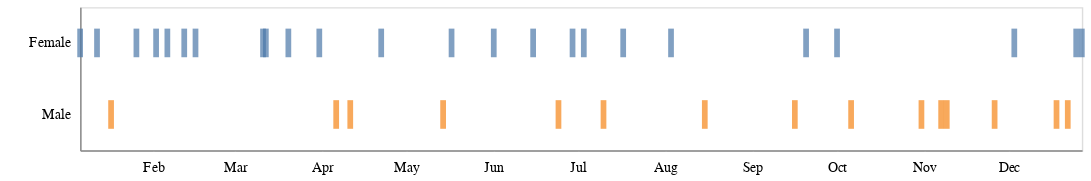

Notebook source saved alongside this figure:
### Markdown cell above
### Let's try books by author gender and month

### Code cell
#DESKTOP
alt.Chart(books).mark_tick(thickness=4,size=20).encode(
    x=alt.X('date',axis=alt.Axis(tickCount=12, format='%b', tickColor='#ffffff'), title=''),
    y=alt.Y('gender_description',axis=alt.Axis(tickCount=0, tickColor='#ffffff'), title=' '),
    color=alt.Color('gender_description', legend=None)
).configure_axis(
    grid=False).properties(height=100, width=700)

### Figure 1 — Vega-Lite specification as saved in the notebook (floating-point values rounded to 4 significant figures)
{"usermeta": {"embedOptions": {"theme": "vox"}}, "config": {"view": {"continuousWidth": 400, "continuousHeight": 300}, "axis": {"grid": false}}, "data": {"name": "data-8e391cabd5bc49dcb5a9fe358321c344"}, "mark": {"type": "tick", "size": 20, "thickness": 4}, "encoding": {"color": {"type": "nominal", "field": "gender_description", "legend": null}, "x": {"type": "temporal", "axis": {"format": "%b", "tickColor": "#ffffff", "tickCount": 12}, "field": "date", "title": ""}, "y": {"type": "nominal", "axis": {"tickColor": "#ffffff", "tickCount": 0}, "field": "gender_description", "title": " "}}, "height": 100, "width": 700, "$schema": "https://vega.github.io/schema/vega-lite/v4.8.1.json", "datasets": {"data-8e391cabd5bc49dcb5a9fe358321c344": [{"order": 1, "title": "How to Do Nothing", "author": "Jenny Odell", "pages": 240.0, "url": "https://www.goodreads.com/author/show/18614151.Jenny_Odell", "gender": "F", "type": "Non-Fiction", "subgenre": "Self Help", "avg_goodreads_rating": 3.97, "started": "2019-12-25T00:00:00", "date": "2020-01-06T00:00:00", "faves": null, "year": "2020", "days_to_read": 12, "gender_description": "Female"}, {"order": 2, "title": "Becoming Wise", "author": "Krista Tippett", "pages": 288.0, "url": "https://www.goodreads.com/book/show/25894085-becoming-wise", "gender": "F", "type": "Non-Fiction", "subgenre": "Spirituality", "avg_goodreads_rating": 4.15, "started": "2020-01-01T00:00:00", "date": "2020-01-12T00:00:00", "faves": "Y", "year": "2020", "days_to_read": 11, "gender_description": "Female"}, {"order": 3, "title": "Rework ", "author": "Jason Fried, David Hansson", "pages": 279.0, "url": "https://www.goodreads.com/book/show/6732019-rework?from_search=true&qid=TeHru4l6OG&rank=1", "gender": "M", "type": "Non-Fiction", "subgenre": "Business", "avg_goodreads_rating": 3.94, "started": "2020-01-12T00:00:00", "date": "2020-01-17T00:00:00", "faves": null, "year": "2020", "days_to_read": 5, "gender_description": "Male"}, {"order": 4, "title": "Minor Feelings", "author": "Cathy Park Hong", "pages": 224.0, "url": "https://www.goodreads.com/book/show/47544177-minor-feelings?from_search=true&qid=YwgnVM0MaX&rank=1", "gender": "F", "type": "Non-Fiction", "subgenre": "Essays", "avg_goodreads_rating": 4.53, "started": "2020-01-14T00:00:00", "date": "2020-01-26T00:00:00", "faves": null, "year": "2020", "days_to_read": 12, "gender_description": "Female"}, {"order": 5, "title": "The Idiot", "author": "Elif Batuman", "pages": 423.0, "url": "https://www.goodreads.com/book/show/30962053-the-idiot", "gender": "F", "type": "Fiction", "subgenre": "historical", "avg_goodreads_rating": 3.63, "started": "2020-01-25T00:00:00", "date": "2020-02-02T00:00:00", "faves": null, "year": "2020", "days_to_read": 8, "gender_description": "Female"}, {"order": 6, "title": "If I Had Your Face", "author": "Frances Cha", "pages": 288.0, "url": "https://www.goodreads.com/book/show/47548925-if-i-had-your-face?from_search=true&qid=c3Iw9aiNTi&rank=1", "gender": "F", "type": "Fiction", "subgenre": "Contemporary", "avg_goodreads_rating": 3.97, "started": "2020-02-02T00:00:00", "date": "2020-02-06T00:00:00", "faves": null, "year": "2020", "days_to_read": 4, "gender_description": "Female"}, {"order": 7, "title": "Topics of Conversation", "author": "Miranda Popkey", "pages": 224.0, "url": "https://www.goodreads.com/book/show/45754997-topics-of-conversation?from_search=true&qid=F1d5R6meaf&rank=1", "gender": "F", "type": "Fiction", "subgenre": "Contemporary", "avg_goodreads_rating": 2.83, "started": "2020-02-06T00:00:00", "date": "2020-02-12T00:00:00", "faves": null, "year": "2020", "days_to_read": 6, "gender_description": "Female"}, {"order": 8, "title": "Bluets", "author": "Maggie Nelson", "pages": 98.0, "url": "https://www.goodreads.com/book/show/6798263-bluets", "gender": "F", "type": "Non-Fiction", "subgenre": "Poetry", "avg_goodreads_rating": 4.26, "started": "2020-02-12T00:00:00", "date": "2020-02-16T00:00:00", "faves": null, "year": "2020", "days_to_read": 4, "gender_description": "Female"}, {"order": 9, "title": "I Believe in a Thing Called Love", "author": "Maurene Goo", "pages": 336.0, "url": "https://www.goodreads.com/book/show/31145133-i-believe-in-a-thing-called-love", "gender": "F", "type": "Fiction", "subgenre": "Young Adult", "avg_goodreads_rating": 3.66, "started": "2020-02-23T00:00:00", "date": "2020-03-11T00:00:00", "faves": null, "year": "2020", "days_to_read": 17, "gender_description": "Female"}, {"order": 10, "title": "Untamed", "author": "Glennon Doyle", "pages": 352.0, "url": "https://www.goodreads.com/book/show/52129515-untamed", "gender": "F", "type": "Non-Fiction", "subgenre": "Memoir", "avg_goodreads_rating": 4.46, "started": "2020-03-07T00:00:00", "date": "2020-03-12T00:00:00", "faves": null, "year": "2020", "days_to_read": 5, "gender_description": "Female"}, {"order": 11, "title": "Red, White and Royal Blue", "author": "Casey McQuiston", "pages": 421.0, "url": "https://www.goodreads.com/book/show/41150487-red-white-royal-blue", "gender": "F", "type": "Fiction", "subgenre": "Romance", "avg_goodreads_rating": 4.31, "started": "2020-03-12T00:00:00", "date": "2020-03-20T00:00:00", "faves": null, "year": "2020", "days_to_read": 8, "gender_description": "Female"}, {"order": 12, "title": "Bird by Bird: Some Instructions on Writing and Life", "author": "Anne Lamott", "pages": 237.0, "url": "https://www.goodreads.com/book/show/12543.Bird_by_Bird", "gender": "F", "type": "Non-Fiction", "subgenre": "Writing", "avg_goodreads_rating": 4.23, "started": "2020-03-21T00:00:00", "date": "2020-03-31T00:00:00", "faves": "Y", "year": "2020", "days_to_read": 10, "gender_description": "Female"}, {"order": 13, "title": "Cleanness", "author": "Garth Greenwell", "pages": 240.0, "url": "https://www.goodreads.com/book/show/45892271-cleanness?ac=1&from_search=true&qid=ornMVFsX93&rank=2", "gender": "M", "type": "Fiction", "subgenre": "Contemporary", "avg_goodreads_rating": 4.05, "started": "2020-03-31T00:00:00", "date": "2020-04-06T00:00:00", "faves": null, "year": "2020", "days_to_read": 6, "gender_description": "Male"}, {"order": 14, "title": "The Bridges of Madison County", "author": "Robert James Waller", "pages": 221.0, "url": "https://www.goodreads.com/book/show/83674.The_Bridges_of_Madison_County", "gender": "M", "type": "Fiction", "subgenre": "Contemporary", "avg_goodreads_rating": 3.61, "started": "2020-04-08T00:00:00", "date": "2020-04-11T00:00:00", "faves": null, "year": "2020", "days_to_read": 3, "gender_description": "Male"}, {"order": 15, "title": "Super Attractor", "author": "Gabrielle Bernstein", "pages": 248.0, "url": "https://www.goodreads.com/book/show/43496426-super-attractor?from_search=true&from_srp=true&qid=sRtfi9Txub&rank=1", "gender": "F", "type": "Non-Fiction", "subgenre": "Self Help", "avg_goodreads_rating": 4.18, "started": "2020-04-11T00:00:00", "date": "2020-04-22T00:00:00", "faves": null, "year": "2020", "days_to_read": 11, "gender_description": "Female"}, {"order": 16, "title": "Felix Ever After", "author": "Kacen Callender", "pages": 354.0, "url": "https://www.goodreads.com/book/show/51931067-felix-ever-after?from_search=true&from_srp=true&qid=ssQYTzSgHg&rank=1", "gender": "M", "type": "Fiction", "subgenre": "Young Adult", "avg_goodreads_rating": 4.46, "started": "2020-05-12T00:00:00", "date": "2020-05-14T00:00:00", "faves": null, "year": "2020", "days_to_read": 2, "gender_description": "Male"}, {"order": 17, "title": "Days of Distraction", "author": "Alexandra Chang", "pages": 312.0, "url": "https://www.goodreads.com/book/show/52973514-days-of-distraction?from_search=true&from_srp=true&qid=zLGt916iHW&rank=1", "gender": "F", "type": "Fiction", "subgenre": "Contemporary", "avg_goodreads_rating": 3.66, "started": "2020-04-12T00:00:00", "date": "2020-05-17T00:00:00", "faves": null, "year": "2020", "days_to_read": 35, "gender_description": "Female"}, {"order": 18, "title": "wow, no thank you.", "author": "Samantha Irby", "pages": 288.0, "url": "https://www.goodreads.com/book/show/52844646-wow-no-thank-you", "gender": "F", "type": "Non-Fiction", "subgenre": "Essays", "avg_goodreads_rating": 4.13, "started": "2020-04-05T00:00:00", "date": "2020-06-15T00:00:00", "faves": "Y", "year": "2020", "days_to_read": 71, "gender_description": "Female"}, {"order": 19, "title": "How Much of These Hills Is Gold", "author": "C. Pam Zhang", "pages": 288.0, "url": "https://www.goodreads.com/book/show/45895362-how-much-of-these-hills-is-gold?from_search=true&from_srp=true&qid=rMvIru31RB&rank=1", "gender": "F", "type": "Fiction", "subgenre": "historical", "avg_goodreads_rating": 3.86, "started": "2020-05-22T00:00:00", "date": "2020-06-01T00:00:00", "faves": null, "year": "2020", "days_to_read": 10, "gender_description": "Female"}, {"order": 20, "title": "Between the World and Me", "author": "Tanehisi Coates", "pages": 152.0, "url": "https://www.goodreads.com/book/show/25489625-between-the-world-and-me?from_search=true&from_srp=true&qid=xvQajzPDjC&rank=1", "gender": "M", "type": "Non-Fiction", "subgenre": "Current Events", "avg_goodreads_rating": 4.52, "started": "2020-06-15T00:00:00", "date": "2020-06-24T00:00:00", "faves": "Y", "year": "2020", "days_to_read": 9, "gender_description": "Male"}, {"order": 21, "title": "Where the Crawdads Sing", "author": "Delia Owens", "pages": 384.0, "url": "https://www.goodreads.com/book/show/36809135-where-the-crawdads-sing?ac=1&from_search=true&qid=TifR2MzIpW&rank=1", "gender": "F", "type": "Fiction", "subgenre": "Contemporary", "avg_goodreads_rating": 4.47, "started": "2020-06-22T00:00:00", "date": "2020-06-29T00:00:00", "faves": null, "year": "2020", "days_to_read": 7, "gender_description": "Female"}, {"order": 22, "title": "Boys and Sex", "author": "Peggy Ornstein", "pages": 304.0, "url": "https://www.goodreads.com/book/show/43452877-boys-sex?from_search=true&from_srp=true&qid=TwPIaowNSU&rank=1", "gender": "F", "type": "Non-Fiction", "subgenre": "Current Events", "avg_goodreads_rating": 4.24, "started": "2020-04-12T00:00:00", "date": "2020-07-03T00:00:00", "faves": null, "year": "2020", "days_to_read": 82, "gender_description": "Female"}, {"order": 23, "title": "Someone Who Will Love You In All Your Damaged Glory", "author": "Rafael Bob Waksberg", "pages": 256.0, "url": "https://www.goodreads.com/book/show/41949311-someone-who-will-love-you-in-all-your-damaged-glory?ac=1&from_search=true&qid=Kr9sKqWCXh&rank=1", "gender": "M", "type": "Fiction", "subgenre": "Short Stories", "avg_goodreads_rating": 4.16, "started": "2020-07-08T00:00:00", "date": "2020-07-10T00:00:00", "faves": "Y", "year": "2020", "days_to_read": 2, "gender_description": "Male"}, {"order": 24, "title": "The Masters Tools Will Never DIsmantle The Master's House", "author": "Audre Lorde", "pages": 64.0, "url": "https://www.goodreads.com/en/book/show/38598541-the-master-s-tools-will-never-dismantle-the-master-s-house", "gender": "F", "type": "Non-Fiction", "subgenre": "Essays", "avg_goodreads_rating": 4.46, "started": "2020-07-15T00:00:00", "date": "2020-07-17T00:00:00", "faves": "Y", "year": "2020", "days_to_read": 2, "gender_description": "Female"}, {"order": 25, "title": "Attached", "author": "Amir Levine, Rachel SF Heller", "pages": 304.0, "url": "https://www.goodreads.com/book/show/9547888-attached?from_search=true&from_srp=true&qid=kdP4IdRQnC&rank=1", "gender": "F", "type": "Non-Fiction", "subgenre": "Psychology", "avg_goodreads_rating": 4.14, "started": "2020-07-31T00:00:00", "date": "2020-08-03T00:00:00", "faves": null, "year": "2020", "days_to_read": 3, "gender_description": "Female"}, {"order": 26, "title": "Listen to the Marriage", "author": "John Jay Osborn", "pages": 256.0, "url": "https://www.goodreads.com/book/show/37941728-listen-to-the-marriage?ac=1&from_search=true&qid=iy2rwd6WTj&rank=1", "gender": "M", "type": "Fiction", "subgenre": "Contemporary", "avg_goodreads_rating": 3.51, "started": "2020-08-06T00:00:00", "date": "2020-08-15T00:00:00", "faves": null, "year": "2020", "days_to_read": 9, "gender_description": "Male"}, {"order": 27, "title": "Jung: A Very Short Introduction", "author": "Andrew Stevens", "pages": 192.0, "url": "https://www.goodreads.com/book/show/297554.Jung?from_search=true&from_srp=true&qid=Jim8gejEr2&rank=1", "gender": "M", "type": "Non-Fiction", "subgenre": "History", "avg_goodreads_rating": 4.07, "started": "2020-09-07T00:00:00", "date": "2020-09-16T00:00:00", "faves": null, "year": "2020", "days_to_read": 9, "gender_description": "Male"}, {"order": 28, "title": "The First Bad Man", "author": "Miranda July", "pages": 288.0, "url": "https://www.goodreads.com/book/show/21412400-the-first-bad-man?from_search=true&from_srp=true&qid=8h7sxqtWHM&rank=1", "gender": "F", "type": "Fiction", "subgenre": "Contemporary", "avg_goodreads_rating": 3.62, "started": "2020-09-16T00:00:00", "date": "2020-09-20T00:00:00", "faves": "Y", "year": "2020", "days_to_read": 4, "gender_description": "Female"}, {"order": 29, "title": "The Drama of the Gifted Child", "author": "Alice Miller", "pages": 144.0, "url": "https://www.goodreads.com/book/show/24204222-the-drama-of-the-gifted-child?utm_content=review_cta_book_image&utm_medium=email&utm_source=bookend&ref_=pe_7171740_474197500", "gender": "F", "type": "Non-Fiction", "subgenre": "Psychology", "avg_goodreads_rating": 4.1, "started": "2020-09-27T00:00:00", "date": "2020-10-01T00:00:00", "faves": null, "year": "2020", "days_to_read": 4, "gender_description": "Female"}, {"order": 30, "title": "Don't Call us Dead: Poems", "author": "Danez Smith", "pages": 101.0, "url": "https://www.goodreads.com/book/show/35422441-don-t-call-us-dead?from_search=true&from_srp=true&qid=8qdAhd4Vlp&rank=1", "gender": "M", "type": "Poetry", "subgenre": "LGBT", "avg_goodreads_rating": 4.52, "started": "2020-10-01T00:00:00", "date": "2020-10-06T00:00:00", "faves": "Y", "year": "2020", "days_to_read": 5, "gender_description": "Male"}, {"order": 31, "title": "Tender is the Night", "author": "F. Scott Fitzgerald", "pages": 315.0, "url": "https://www.goodreads.com/book/show/46164.Tender_Is_the_Night?from_search=true&from_srp=true&qid=B8eLWQQKSX&rank=1", "gender": "M", "type": "Fiction", "subgenre": "Classic", "avg_goodreads_rating": 3.81, "started": "2020-10-10T00:00:00", "date": "2020-11-07T00:00:00", "faves": "Y", "year": "2020", "days_to_read": 28, "gender_description": "Male"}, {"order": 32, "title": "Heather, The Totality", "author": "Matthew Weiner", "pages": 144.0, "url": "https://www.goodreads.com/book/show/31933063-heather-the-totality?ac=1&from_search=true&qid=MvG8rzSUME&rank=1", "gender": "M", "type": "Fiction", "subgenre": "Contemporary", "avg_goodreads_rating": 2.93, "started": "2020-11-07T00:00:00", "date": "2020-11-09T00:00:00", "faves": null, "year": "2020", "days_to_read": 2, "gender_description": "Male"}, {"order": 33, "title": "What We Talk About When We Talk About Love", "author": "Raymond Carver", "pages": 159.0, "url": "https://www.goodreads.com/book/show/11438.What_We_Talk_About_When_We_Talk_About_Love?from_search=true&from_srp=true&qid=5G4xkS3EQg&rank=1", "gender": "M", "type": "Fiction", "subgenre": "Short Stories", "avg_goodreads_rating": 4.15, "started": "2020-10-06T00:00:00", "date": "2020-10-31T00:00:00", "faves": null, "year": "2020", "days_to_read": 25, "gender_description": "Male"}, {"order": 34, "title": "Never Split the Difference", "author": "Chris Voss", "pages": 274.0, "url": "https://www.goodreads.com/book/show/26156469-never-split-the-difference?from_search=true&from_srp=true&qid=umiLanQLHO&rank=1", "gender": "M", "type": "Non-Fiction", "subgenre": "Business", "avg_goodreads_rating": 4.4, "started": "2020-11-11T00:00:00", "date": "2020-11-26T00:00:00", "faves": null, "year": "2020", "days_to_read": 15, "gender_description": "Male"}, {"order": 35, "title": "Rapture", "author": "Susan Minot", "pages": null, "url": "https://www.goodreads.com/book/show/40056.Rapture", "gender": "F", "type": "Fiction", "subgenre": "Romance", "avg_goodreads_rating": 2.96, "started": "2020-12-02T00:00:00", "date": "2020-12-03T00:00:00", "faves": null, "year": "2020", "days_to_read": 1, "gender_description": "Female"}, {"order": 36, "title": "The Middle Passage", "author": "James Hollis", "pages": 127.0, "url": "https://www.goodreads.com/book/show/47849.The_Middle_Passage?from_search=true&from_srp=true&qid=ot6aI40sSB&rank=1", "gender": "M", "type": "Non-Fiction", "subgenre": "Psychology", "avg_goodreads_rating": 4.44, "started": "2020-12-15T00:00:00", "date": "2020-12-18T00:00:00", "faves": "Y", "year": "2020", "days_to_read": 3, "gender_description": "Male"}, {"order": 37, "title": "Intimacy", "author": "Hanif Kureishi", "pages": 155.0, "url": "https://www.goodreads.com/book/show/153418.Intimacy", "gender": "M", "type": "Fiction", "subgenre": "Contemporary", "avg_goodreads_rating": 3.6, "started": "2020-12-21T00:00:00", "date": "2020-12-22T00:00:00", "faves": null, "year": "2020", "days_to_read": 1, "gender_description": "Male"}, {"order": 38, "title": "No One Asked for This: Essays", "author": "Cazzie David", "pages": 352.0, "url": "https://www.goodreads.com/book/show/48930274-no-one-asked-for-this?from_search=true&from_srp=true&qid=oVY5dHZfxR&rank=1", "gender": "F", "type": "Non-Fiction", "subgenre": "Essays", "avg_goodreads_rating": 3.53, "started": "2020-11-27T00:00:00", "date": "2020-12-25T00:00:00", "faves": null, "year": "2020", "days_to_read": 28, "gender_description": "Female"}, {"order": 39, "title": "Self-Help", "author": "Lorrie Moore", "pages": 163.0, "url": "https://www.goodreads.com/book/show/90872.Self_Help", "gender": "F", "type": "Fiction", "subgenre": "Short Stories", "avg_goodreads_rating": 4.19, "started": "2020-12-26T00:00:00", "date": "2020-12-27T00:00:00", "faves": "Y", "year": "2020", "days_to_read": 1, "gender_description": "Female"}]}}
